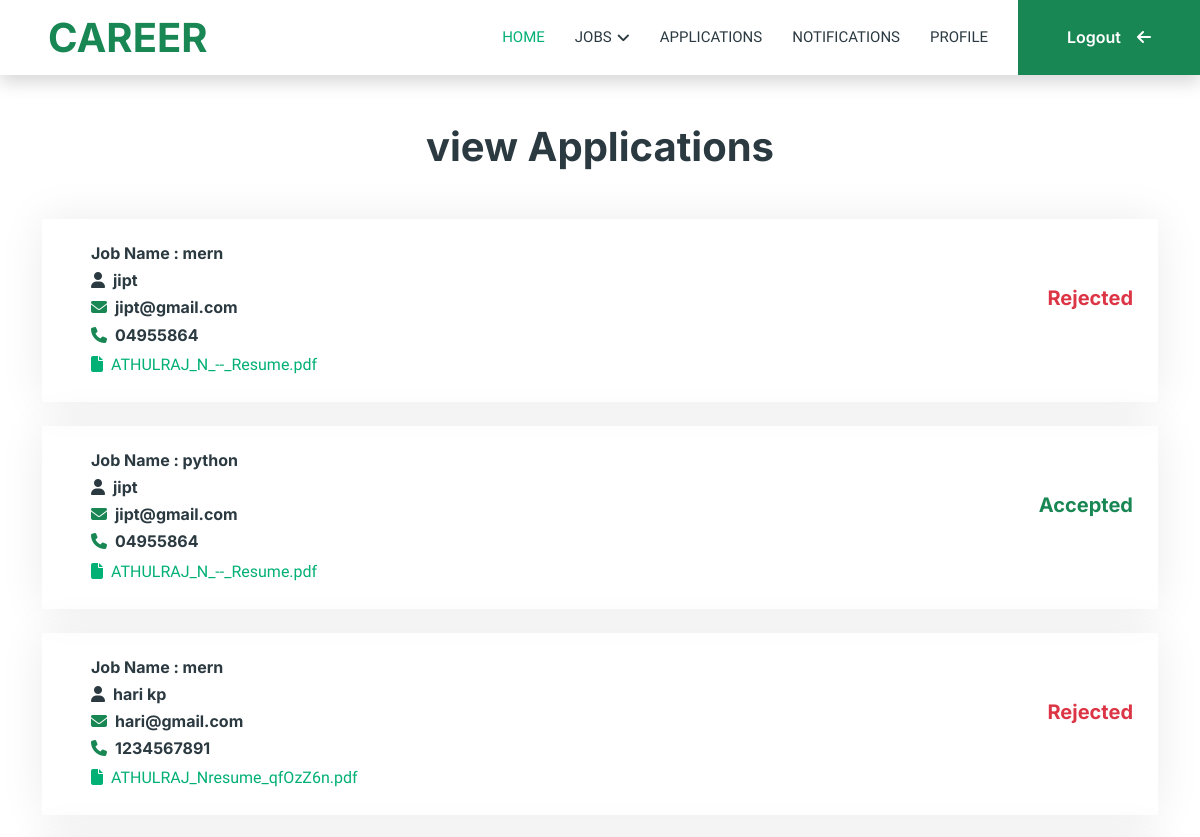
/viewapplication (signed in, upper part), run on an earlier commit of the app's database.
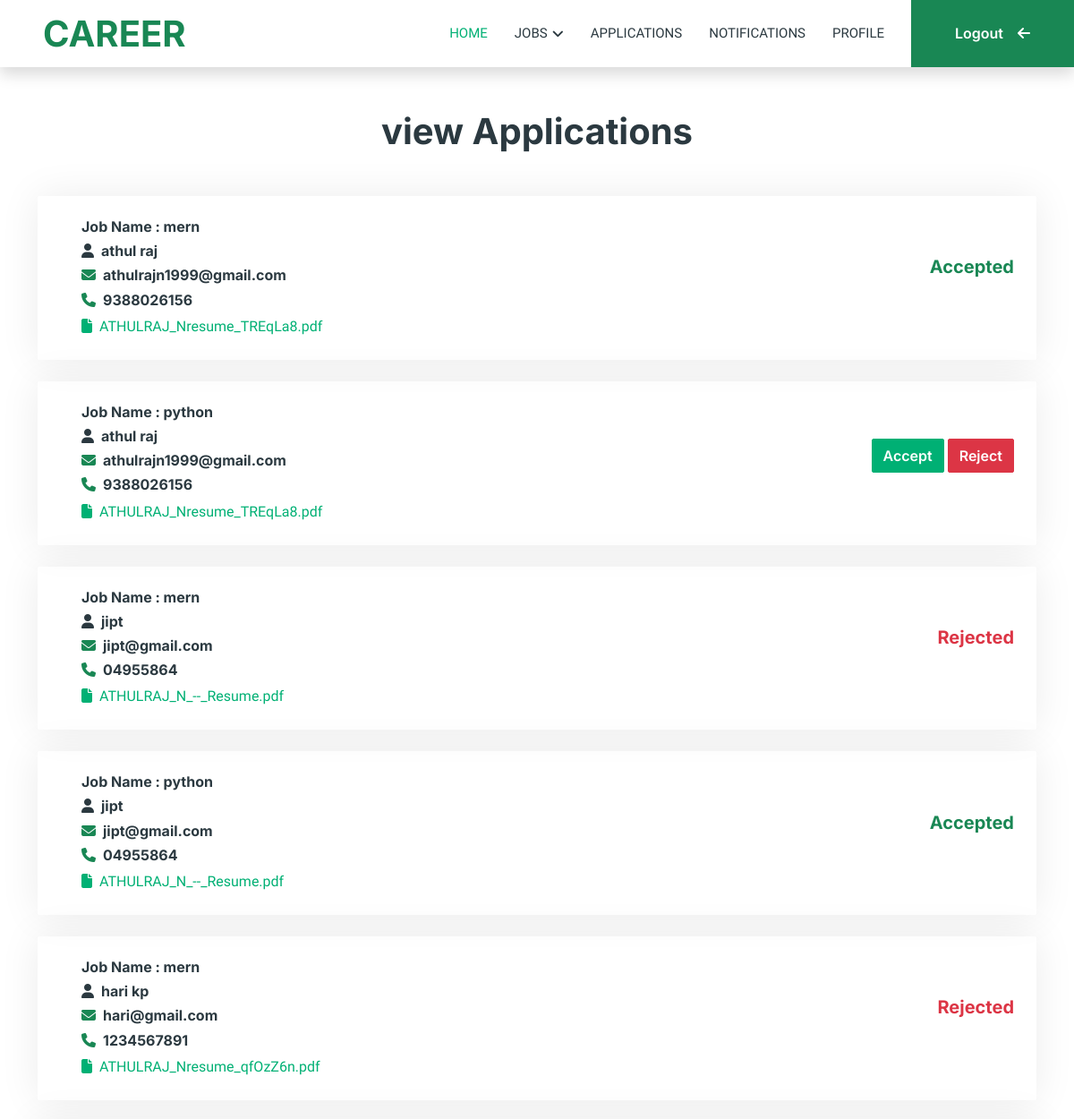
And on a later commit of the database.
### app1/models.py (models this page shows, shortened)
class application(models.Model):
    status_choice=(('accepted','accepted'),('rejected','rejected'),('pending','pending'))
    user_id = models.ForeignKey(userreg, on_delete=models.CASCADE)
    job = models.ForeignKey(job,on_delete=models.CASCADE)
    application_date = models.DateField(auto_now_add=True, null=True)
    status=models.CharField(choices=status_choice,default='pending',max_length=200)

class job(models.Model):
    company_id = models.ForeignKey(companyreg, on_delete=models.CASCADE)
    job_name = models.CharField(max_length=200)
    job_description = models.CharField(max_length=200)

class userreg(models.Model):
    status_choice=(('accepted','accepted'),('rejected','rejected'),('pending','pending'))
    name=models.CharField(max_length=200)
    email=models.CharField(unique=True,max_length=200)
    contact=models.CharField(unique=True,max_length=200)
    file=models.FileField()
    username=models.CharField(unique=True,max_length=200)
    password=models.CharField(max_length=200)
    status=models.CharField(choices=status_choice,default='pending',max_length=200)

### app1/views.py (the view)
# urls.py: path('viewapplication',views.viewapplication,name='viewapplication'),
@cache_control(no_cache=True, must_revalidate=True, no_store=True)
def viewapplication(request):
    if 'cid' in request.session:
        company_id = request.session.get('cid')
        applications = None
        if company_id:
            company = companyreg.objects.get(id=company_id)
            jobs_of_company = job.objects.filter(company_id=company)
            applications = application.objects.filter(job__in=jobs_of_company).order_by('-id')
        return render(request, 'viewapplication.html', {'data': applications})
    else:
        return redirect(logins)

### template/viewapplication.html (shortened to what this page needs)
    {% extends 'companyindex.html' %}
    {% block content %}
    {% load static %}
<head>
</head>
<body>
    <div class="container-xxl py-5" id="joblist">
        <div class="container">
                <h1 class="text-center mb-5 wow fadeInUp " data-wow-delay="0.1s">view Applications</h1>
            {% for i in data %}
            <div class="tab-class text-center wow fadeInUp" data-wow-delay="0.3s">
                <div class="tab-content">
                    <div id="tab-1" class="tab-pane fade show p-0 active">
                        <div class="job-item p-4 mb-4">
                            <div class="row g-4">
                                <div class="col-sm-12 col-md-8 d-flex align-items-center">
                                    <div class="text-start ps-4">
                                        <h6>Job Name : {{i.job.job_name}}</h6>
                                        <h6><span class="text-truncate me-3 d-block "><i class="fa-solid fa-user me-2"></i>{{i.user_id.name}}</span></h6>
                                        <h6><span class="text-truncate me-3"><i class="fa-solid fa-envelope text-success me-2"></i>{{i.user_id.email}}</span></h6>
                                        <h6><span class="text-truncate me-3"><i class="fa-solid fa-phone text-success me-2"></i>{{i.user_id.contact}}</span></h6>
                                        <span class="text-truncate me-3"><a href="{{i.user_id.file.url}}" download><i class="fa-solid fa-file me-2"></i>{{i.user_id.file}}</a></span>
                                    </div>
                                </div>
                                <div class="col-sm-12 col-md-4 d-flex flex-column align-items-start align-items-md-end justify-content-center">
                                    <div class="d-flex mb-3">
                                        {% if i.status == "pending" %}
                                        <form method="post" action="{% url 'applicationaccept' i.id %}">
                                        <input type="submit" name="action" value="Accept" class="btn btn-primary">
                                        <input type="submit" name="action" value="Reject" class="btn btn-danger">
                                        </form>
                                        {% elif i.status == "Accepted" %}
                                        <h5 class="text-success ">{{i.status}}</h5>
                                        {% else %}
                                        <h5 class="text-danger ">{{i.status}}</h5>
                                        {% endif %}
                                    </div>
                                </div>
                            </div>
                        </div>
                    </div>
                </div>
            </div>
            {% endfor %}
        </div>
    </div>
</body>
{% endblock %}

What changed in the data, as far as the page shows it:
added application: job.job_name "mern", user_id.name "athul raj", user_id.email "athulrajn1999@gmail.com", user_id.contact "9388026156", user_id.file "ATHULRAJ_Nresume_TREqLa8.pdf", status "Accepted"
added application: job.job_name "python", user_id.name "athul raj", user_id.email "athulrajn1999@gmail.com", user_id.contact "9388026156", user_id.file "ATHULRAJ_Nresume_TREqLa8.pdf"
